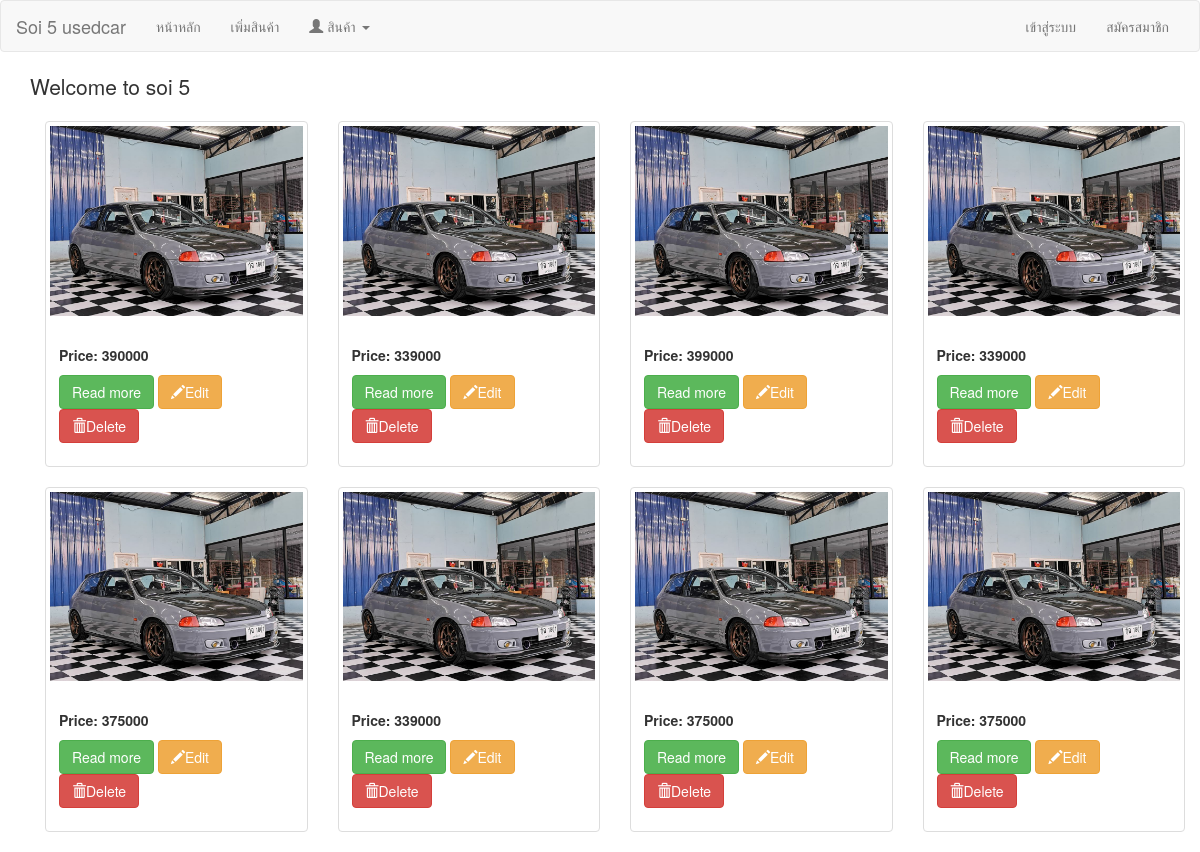
The page / on the database its author committed.
### tables this page shows
CREATE TABLE `product` (
  `id` int(11) NOT NULL,
  `brand` varchar(100) NOT NULL,
  `model` varchar(500) NOT NULL,
  `price` int(11) NOT NULL,
  `picture` varchar(100) NOT NULL
);

### index.php (the view, shortened to what this page needs)
<?php
    include("connect.php");
?>
<!DOCTYPE html>
<html lang="en">
<head>
    <link rel="stylesheet" href="css/bootstrap.min.css">
</head>
<body>
    <nav class="navbar navbar-default" id="navcolor">
        <div class="container-fluid">
            <div class="navbar-header">
                <a class="navbar-brand" href="index.php">Soi 5 usedcar</a>
            </div>
            <div class="collapse navbar-collapse" id="bs-example-navbar-collapse-1">
                <ul class="nav navbar-nav" id="navlink">
                    <li><a href="index.php">หน้าหลัก</a></li>
                    <li><a href="newproduct.php">เพิ่มสินค้า</a></li>
                    <li class="dropdown">
                    <a href="#" class="dropdown-toggle" data-toggle="dropdown"role="button"aria-haspopup="true"aria-expanded="false">
                    <i class="glyphicon glyphicon-user"></i>
                            สินค้า <span class="caret"></span>
                        </a>
                    </li>
                </ul>
                <ul class="nav navbar-nav navbar-right">
                <?php
                    if(isset($_SESSION['id'])){
                ?>
                    <li class="dropdown" id="navlink">
                        <a href="#" class="dropdown-toggle" data-toggle="dropdown"role="button"aria-haspopup="true"aria-expanded="false">
                        <i class="glyphicon glyphicon-user"></i>
                            ยินดีต้อนรับ <?php echo $_SESSION ['name']?> <span class="caret"></span>
                        </a>
                        <ul class="dropdown-menu">
                            <li><a href="#">โปรไฟล์</a></li>
                            <li><a href="#">รายการสั่งซื้อ</a></li>
                            <li role="separator" class="divider"></li>
                            <li><a href="logout.php">ออกจากระบบ</a></li>
                        </ul>
                    </li>
                    <li>
                        <a href="#">
                            <i class="glyphicon glyphicon-shopping-cart"></i>(0)
                        </a>
                    </li>
                    <?php
                    }
                    else{
                    ?>
                    <li><a href="login.php">เข้าสู่ระบบ</a></li>
                    <li><a href="#">สมัครสมาชิก</a></li>
                    <?php
                    }
                    ?>
                </ul>
            </div>
        </div>
    </nav>
    <div class="container">
         <p class="lead">Welcome to soi 5</p>
                    <div class="container">
           <div class = "row">
           <?php
                $sql = "SELECT * FROM product ORDER By id";
                $result = $conn->query($sql);
                if(!$result){
                    echo "Error during data retrieval";
                }
                else{
                    while($prd=$result->fetch_object()){
                ?>
                <div class="col-lg-3 col-md-4 col-sm-6 col-xs-12">
                <div class="thumbnail">
                <a href="productdetail.php?pid=<?php echo $prd->id;?>">
                    <img src="image/<?php echo $prd->picture?> " alt="">
                    </a>
                    <div class="caption">
                        <p>
                        <strong>Price: <?php echo $prd->price?>
                        </strong>
                        </p>
                            <a href="#" class="btn btn-success">Read more</a>
                            <a href="editproduct.php?pid=<?php echo $prd->id?>"
                                class="btn btn-warning">
                                    <i class="glyphicon glyphicon-pencil"></i>Edit
                                </a>
                                <a href="deleteproduct.php?pid=<?php echo $prd->id?>"
                                class="btn btn-danger lnkdelete" >
                                    <i class="glyphicon glyphicon-trash"></i>Delete
                                </a>
                    </div>
                </div>
           </div>
                <?php
                     }
                }
                ?>
    </div>
</body>
</html>

### rows shown on the page
product: picture (picture), price "390000"
product: picture (picture), price "339000"
product: picture (picture), price "399000"
product: picture (picture), price "339000"
product: picture (picture), price "375000"
product: picture (picture), price "339000"
product: picture (picture), price "375000"
product: picture (picture), price "375000"
